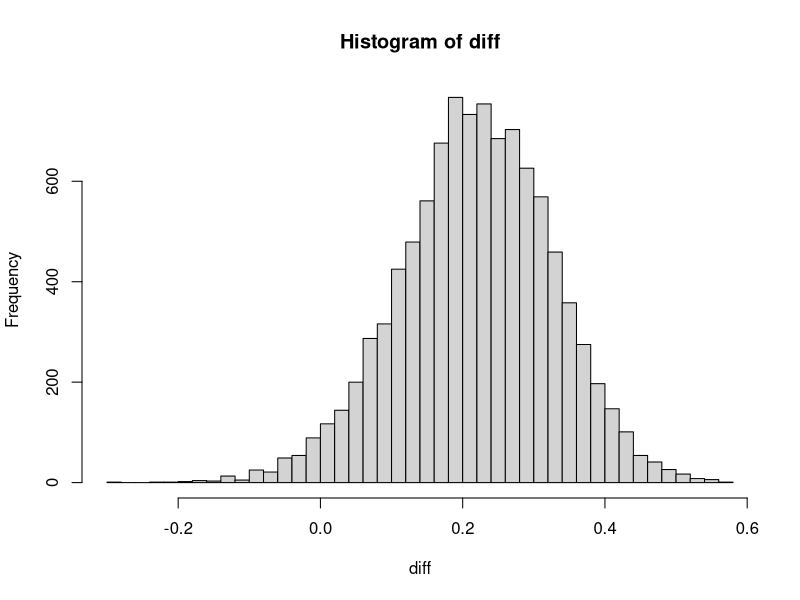

Generate this figure with R:
#hahnp37.R

# Hahn (2014) p.37-38 difference in proportions example

n.iter <- 10000

pi.w <- rbeta(n.iter,15,24)
pi.m <- rbeta(n.iter,4,20)
diff <- pi.w - pi.m

hist(diff,50)


